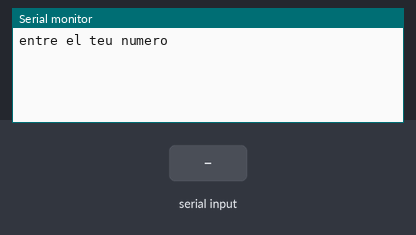
Bench run of a sketch on a simulated Arduino Uno, built with avr-gcc and run on an emulated ATmega328P. Parts: the last lines printed to the serial monitor. The test bench sets the inputs (shaded band).

Above: at 1.2 s.
1.3 s: "90,45\n" received over Serial
At 1.8 s:
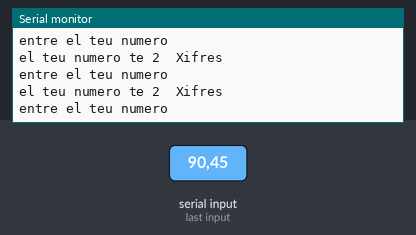
2.8 s: "30,150\n" received over Serial
At 4.1 s:
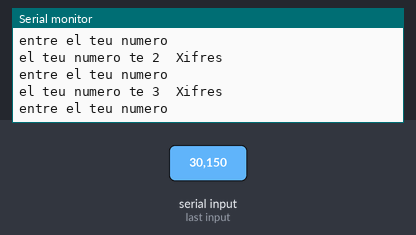

Measured:
- after the input at 1.3 s, the serial monitor: prints a new line at once (image 1)
- after the input at 2.8 s, the serial monitor: prints a new line after 0.06 s (image 2)

The sketch:

NumberComunication3.ino
```cpp
/****************************************************************
**                                                             **
**                          TÍTOL:                             **
**                   NumberComunication3                       **
**                                                             **
**  NOM: Mohamed el Marnissi                  DATA: 04/03/2017 **
****************************************************************/
//************************ INCLUDE ******************************


//*********************** VARIABLES *****************************

double long numero;// estableix la variable numero amb un valor double long
int Xifres = 1; // estableix la variable Xifres amb un valor int

//************************** SETUP ******************************

void setup()
{
  Serial.begin(9600);// Inicia comunicacio serie a velocitat 9600
  Serial.println("entre el teu numero");//Imprimeix a monitor serie la frase "Entra un numero"
  Serial.println();//obre linia nova

}

//*************************** LOOP ******************************

void loop() {
  while (Serial.available() > 0) {  //inicia funcio while amb la condiciono seguent: si hi ha algun missatge al canal serei el llegeix, si aquest es superior a 0 es compleix la condicio
    numero = Serial.parseInt();// La variable numero sera igual al missatge en valor int que arribi per el canal serie
    while(numero >= 10)//inicia funcio while amb la condicio variable numero ha de ser superior o igual a 10
    {
     numero= numero/10;// estableix variable numero sera igual a la mateixa partida de 10
     Xifres++;// incrementa valor de la variable Xifres en 1
    }
    if(numero<10)//inicia funcio if amb la condicio si numero inferior a 10 es compleix
    {
      Serial.print("el teu numero te ");//Imprimeix a monitor serie la frase "el teu numero te "
      Serial.print(Xifres);//Imprimeix a monitor serie el valor de la variable Xifres
      Serial.println("  Xifres");//Imprimeix a monitor serie la frase "Xifres "
      Xifres=1;//el valor de la variable Xifres passa a ser 1
      Serial.println();//obre linia nova
      Serial.println("entre el teu numero");//Imprimeix a monitor serie la frase "Entra el teu numero"
      Serial.println();//obre linia nova
    }
    if (Serial.read() == '\n')//llegeix linia nova, Finalitza lectura serie...
    {}
  }
}

//************************** FUNCIONS ***************************
```
